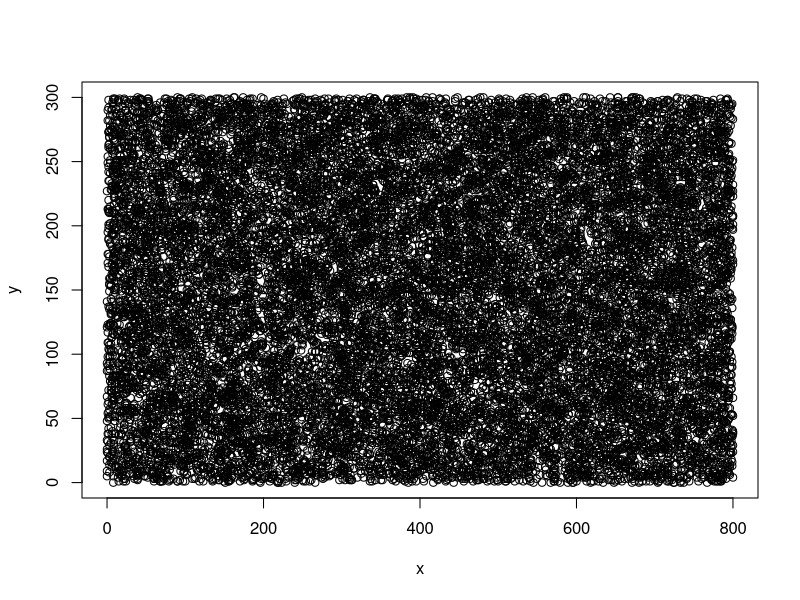

Reproduce this figure in R. (Note: this script raises an error after producing the figure.)
# "subtree" fuel category - trees under DBH
library(tidyverse)
library(cowplot)
theme_set(theme_cowplot())
library(here)

subtree <- read.csv(here("data/herb.csv"))

# filtering out everything below DBH
subtree <- subtree %>%
  filter(HEIGHT_M <1.37) %>%
  rename("BD" = "DBH_CM")

unique(subtree$SPP)

# adding expansion factor
subtree$m2 <- 9 # default is measuring 3 x 3 square meters

subtree$m2[subtree$PLOT == "15_3"] <- 25
subtree$m2[subtree$PLOT == "17_3"] <- 25
subtree$m2[subtree$PLOT == "32_2"] <- 100
subtree$m2[subtree$PLOT == "52_1"] <- 100
subtree$m2[subtree$PLOT == "40_2"] <- 100
subtree$m2[subtree$PLOT == "55_3"] <- 100
subtree$m2[subtree$PLOT == "10_0"] <- 100
subtree$m2[subtree$PLOT == "33_1"] <- 100

# Density ##################################################
  # mean number of subtrees per plot
    meantree3 <- subtree %>%
      filter(TREAT == 3) %>%
      group_by(PLOT) %>%
      summarise(n = n(), m2 = unique(m2))

# scaling to landscape level
  meantree3$n_m2 <- round(meantree3$n / meantree3$m2) 

  meantree3$n_plot <- round(meantree3$n_m2 * 400)
  
  round(mean(meantree3$n_plot)) # 3323
  
  meantree3$n_landscape <- round(meantree3$n_m2 * 2400) #19938
  
  #  generating point cloud  
  x <- round(runif(round(mean(meantree3$n_landscape)), 0, 800))
  y <- round(runif(round(mean(meantree3$n_landscape)), 0, 300))
  
   system.time(plot(x,y))
  
  system.time(loc <- cbind(x,y))
  system.time(loc <- as.data.frame(loc))
  
  ## Marks ####################
  
  ### Species ###############################
  # average number per species within plot
  meantreespp3 <- subtree %>% 
    filter(TREAT == 3) %>%
    group_by(PLOT, SPP) %>% # group by plot / spp
    summarise(n = n()) %>% # counts number of spp within plot
    group_by(SPP) %>% # groups by spp only
    summarise(AV = round(mean(n))) # average of count
  meantreespp3$prob <- meantreespp3$AV / sum(meantreespp3$AV)# can't use 119 # doesn't add to 1
  sum(meantreespp3$prob) # checking if it adds to 1
  
  loc$SPP <- simple_ra(N = length(loc$y), 
                       prob_each = meantreespp3$prob,
                       conditions = meantreespp3$SPP) # names
  
  rm(meantreespp3)
  
  ### Live / Dead #############################
  subtree$LIVE_DEAD <- NA
  subtree$LIVE_DEAD[subtree$CANOPY > 0] <- "LIVE"
  subtree$LIVE_DEAD[subtree$CANOPY == 0] <- "DEAD"
  
  meanCan3 <- subtree %>% 
    filter(TREAT == 3) %>% 
    filter(CANOPY != "NA") %>%
    group_by(PLOT, SPP, LIVE_DEAD) %>% # group by plot / spp
    summarise(n = n()) %>% # counts number of spp within plot
    complete(expand(subtree, LIVE_DEAD), fill = list(n = 0 )) %>%
    filter(LIVE_DEAD != "NA") %>%
    pivot_wider(names_from = LIVE_DEAD, values_from = n)
  
  meanCan3$tot <- meanCan3$LIVE + meanCan3$DEAD
  
  meanCan3$prob <- NA
  meanCan3$prob <- round(meanCan3$LIVE / meanCan3$tot, digits = 2)
  
  meanCan3 <- meanCan3 %>%
    group_by(SPP) %>%
    summarise(mean(prob))
  
  pime_loc <- loc %>% 
    filter(SPP == "PIME") 
  pime_loc$LIVE_DEAD <- simple_ra(N = nrow(pime_loc),
                                  prob = meanCan3$prob[meanCan3$SPP == "PIME"],
                                  conditions = c(1,0))
  bene_loc <- loc %>% 
    filter(SPP == "BENE") 
  bene_loc$LIVE_DEAD <- simple_ra(N = nrow(bene_loc),
                                  prob_each = meanCan3$prob[meanCan3$SPP == "BENE"],
                                  conditions = c(1,0))
  potr_loc <- loc %>% 
    filter(SPP == "POTR") 
  potr_loc$LIVE_DEAD <- simple_ra(N = nrow(potr_loc),
                                  prob_each = meanCan3$prob[meanCan3$SPP == "POTR"],
                                  conditions = c(1,0))
  alcr_loc <- loc %>% 
    filter(SPP == "ALCR") 
  alcr_loc$LIVE_DEAD <- simple_ra(N = nrow(alcr_loc),
                                  prob_each = meanCan3$prob[meanCan3$SPP == "ALCR"],
                                  conditions = c(1,0))
  salix_loc <- loc %>% 
    filter(SPP == "SALIX") 
  salix_loc$LIVE_DEAD <- simple_ra(N = nrow(salix_loc),
                                   prob_each = meanCan3$prob[meanCan3$SPP == "SALIX"],
                                   conditions = c(1,0))
  # arcto_loc <- loc %>% 
  # filter(SPP == "ARCTO") 
  # arcto_loc$LIVE_DEAD <- simple_ra(N = nrow(arcto_loc),
  # prob_each = c(meanCan3$prob[meanCan3$SPP == "ARCTO"],
  #               1 - meanCan3$prob[meanCan3$SPP == "ARCTO"]),
  # conditions = c(1,0))
  loc <- rbind(pime_loc, bene_loc, potr_loc, salix_loc, alcr_loc)
  
  rm(pime_loc, bene_loc, potr_loc, salix_loc, alcr_loc,
     meanCan3)
  
  ### Height ##################################   
  # what's the average height per species within 1x burns
  height <- subtree %>% 
    filter(TREAT == 3) %>%
    filter(HEIGHT_M != "NA") %>% 
    filter(SPP != "PIGL") %>%
    group_by(SPP, LIVE_DEAD) %>%
    summarise(AV = mean(HEIGHT_M), SD = sd(HEIGHT_M)) %>%
    ungroup() %>%
    complete(SPP,LIVE_DEAD) %>%
    filter(LIVE_DEAD != "NA")
  
  # No dead alcr or aspen in these plots, so they don't have heights
  # assigning the same mean and sd as the live trees
  
  height$AV[3] <- height$AV[4]
  height$SD[3] <- height$SD[4] # arcto 
  
  height$AV[9] <- height$AV[10] # poba
  height$SD[9] <- height$SD[10]
  
  height$AV[7] <- height$AV[8] # poba
  height$SD[7] <- height$SD[8]
  
  #### Assigning heights ################
  # initializing column
  loc$HEIGHT_M <- 0
  
  ##### Birch 
  bene_loc <- loc %>%
    filter(SPP == "BENE")
  bene_height <- height %>%
    filter(SPP == "BENE")
  bene_loc$HEIGHT_M[bene_loc$LIVE_DEAD== 0] <- rtruncnorm(round(mean(meantree3$n_landscape)), 
                                                          a = 0, mean = bene_height$AV[bene_height$LIVE_DEAD=="DEAD"],
                                                          sd = bene_height$SD[bene_height$LIVE_DEAD=="DEAD"])
  bene_loc$HEIGHT_M[bene_loc$LIVE_DEAD== 1] <- rtruncnorm(round(mean(meantree3$n_landscape)), 
                                                          a = 0, mean = bene_height$AV[bene_height$LIVE_DEAD=="LIVE"],
                                                          sd = bene_height$SD[bene_height$LIVE_DEAD=="LIVE"])
  ##### Aspen
  potr_loc <- loc %>%
    filter(SPP == "POTR")
  potr_height <- height %>%
    filter(SPP == "POTR")
  potr_loc$HEIGHT_M[potr_loc$LIVE_DEAD== 0] <- rtruncnorm(round(mean(meantree3$n_landscape)), 
                                                          a = 0, mean = potr_height$AV[potr_height$LIVE_DEAD=="DEAD"],
                                                          sd = potr_height$SD[potr_height$LIVE_DEAD=="DEAD"])
  potr_loc$HEIGHT_M[potr_loc$LIVE_DEAD== 1] <- rtruncnorm(round(mean(meantree3$n_landscape)), 
                                                          a = 0, mean = potr_height$AV[potr_height$LIVE_DEAD=="LIVE"],
                                                          sd = potr_height$SD[potr_height$LIVE_DEAD=="LIVE"])
  ##### Spruce
  pime_loc <- loc %>%
    filter(SPP == "PIME")
  pime_height <- height %>%
    filter(SPP == "PIME")
  pime_loc$HEIGHT_M[pime_loc$LIVE_DEAD== 0] <- rtruncnorm(round(mean(meantree3$n_landscape)), 
                                                          a = 0, mean = pime_height$AV[pime_height$LIVE_DEAD=="DEAD"],
                                                          sd = pime_height$SD[pime_height$LIVE_DEAD=="DEAD"])
  pime_loc$HEIGHT_M[pime_loc$LIVE_DEAD== 1] <- rtruncnorm(round(mean(meantree3$n_landscape)), 
                                                          a = 0, mean = pime_height$AV[pime_height$LIVE_DEAD=="LIVE"],
                                                          sd = pime_height$SD[pime_height$LIVE_DEAD=="LIVE"])
  ##### Alder 
  alcr_loc <- loc %>%
    filter(SPP == "ALCR")
  alcr_height <- height %>%
    filter(SPP == "ALCR")
  alcr_loc$HEIGHT_M[alcr_loc$LIVE_DEAD== 0] <- rtruncnorm(round(mean(meantree3$n_landscape)), 
                                                          a = 0, mean = alcr_height$AV[alcr_height$LIVE_DEAD=="DEAD"],
                                                          sd = alcr_height$SD[alcr_height$LIVE_DEAD=="DEAD"])
  alcr_loc$HEIGHT_M[alcr_loc$LIVE_DEAD== 1] <- rtruncnorm(round(mean(meantree3$n_landscape)), 
                                                          a = 0, mean = alcr_height$AV[alcr_height$LIVE_DEAD=="LIVE"],
                                                          sd = alcr_height$SD[alcr_height$LIVE_DEAD=="LIVE"])
  
  # loc$HEIGHT_M[loc$SPP=="ARCTO"] <- rtruncnorm(round(mean(meantree3$n)), a = 0,mean = height$AV[height$SPP == "ARCTO"],
  #       sd = height$SD[height$SPP == "ARCTO"])
  ##### Willow 
  salix_loc <- loc %>%
    filter(SPP == "SALIX")
  salix_height <- height %>%
    filter(SPP == "SALIX")
  salix_loc$HEIGHT_M[salix_loc$LIVE_DEAD== 0] <- rtruncnorm(round(mean(meantree3$n_landscape)), 
                                                            a = 0, mean = salix_height$AV[salix_height$LIVE_DEAD=="DEAD"],
                                                            sd = salix_height$SD[salix_height$LIVE_DEAD=="DEAD"])
  salix_loc$HEIGHT_M[salix_loc$LIVE_DEAD== 1] <- rtruncnorm(round(mean(meantree3$n_landscape)), 
                                                            a = 0, mean = salix_height$AV[salix_height$LIVE_DEAD=="LIVE"],
                                                            sd = salix_height$SD[salix_height$LIVE_DEAD=="LIVE"])
  
  loc <- rbind(pime_loc, bene_loc, potr_loc, salix_loc, alcr_loc)
  
  rm(pime_loc, bene_loc, potr_loc, salix_loc, alcr_loc,
     height)
  rm(bene_height, potr_height, pime_height, salix_height, alcr_height)
  
  loc$HEIGHT_M <- round(loc$HEIGHT_M, digits = 2)
  hist(loc$HEIGHT_M)
  
  ### Biomass #########################
  #### assigning BDs ##################################
  sub_assign <- subtree %>%
    filter(TREAT == 3) %>%
    filter(!is.na(LIVE_DEAD)) %>%
    filter(SPP != "PIGL") %>%
    group_by(SPP, LIVE_DEAD) %>%
    summarise(AV = mean(BD), SD = sd(BD)) %>%
    ungroup() %>%
    complete(SPP,LIVE_DEAD) %>%
    filter(LIVE_DEAD != "NA")
  
  sub_assign$AV[7] <- sub_assign$AV[8]
  sub_assign$SD[7] <- sub_assign$SD[8]
  
  sub_assign$AV[3] <- sub_assign$AV[4]
  sub_assign$SD[3] <- sub_assign$SD[4]
  
  sub_assign$AV[9] <- sub_assign$AV[10]
  sub_assign$SD[9] <- sub_assign$SD[10]
  
  sub_assign$AV[12] <- sub_assign$AV[11]
  sub_assign$SD[12] <- sub_assign$SD[11]
  
  ##### Birch 
  bene_loc <- loc %>%
    filter(SPP == "BENE")
  bene_dbh <- sub_assign %>%
    filter(SPP == "BENE")
  bene_loc$BD[bene_loc$LIVE_DEAD== 0] <- rtruncnorm(round(mean(meantree3$n_landscape)), 
                                                        a = 0, mean = bene_dbh$AV[bene_dbh$LIVE_DEAD=="DEAD"],
                                                        sd = bene_dbh$SD[bene_dbh$LIVE_DEAD=="DEAD"])
  bene_loc$BD[bene_loc$LIVE_DEAD== 1] <- rtruncnorm(round(mean(meantree3$n_landscape)), 
                                                        a = 0, mean = bene_dbh$AV[bene_dbh$LIVE_DEAD=="LIVE"],
                                                        sd = bene_dbh$SD[bene_dbh$LIVE_DEAD=="LIVE"])
  ##### Aspen 
  potr_loc <- loc %>%
    filter(SPP == "POTR")
  potr_dbh <- sub_assign %>%
    filter(SPP == "POTR")
  potr_loc$BD[potr_loc$LIVE_DEAD== 0] <- rtruncnorm(round(mean(meantree3$n_landscape)), 
                                                        a = 0, mean = potr_dbh$AV[potr_dbh$LIVE_DEAD=="DEAD"],
                                                        sd = potr_dbh$SD[potr_dbh$LIVE_DEAD=="DEAD"])
  potr_loc$BD[potr_loc$LIVE_DEAD== 1] <- rtruncnorm(round(mean(meantree3$n_landscape)), 
                                                        a = 0, mean = potr_dbh$AV[potr_dbh$LIVE_DEAD=="LIVE"],
                                                        sd = potr_dbh$SD[potr_dbh$LIVE_DEAD=="LIVE"])
  
  ##### Spruce 
  pime_loc <- loc %>%
    filter(SPP == "PIME")
  pime_dbh <- sub_assign %>%
    filter(SPP == "PIME")
  pime_loc$BD[pime_loc$LIVE_DEAD== 0] <- rtruncnorm(round(mean(meantree3$n_landscape)), 
                                                        a = 0, mean = pime_dbh$AV[pime_dbh$LIVE_DEAD=="DEAD"],
                                                        sd = pime_dbh$SD[pime_dbh$LIVE_DEAD=="DEAD"])
  pime_loc$BD[pime_loc$LIVE_DEAD== 1] <- rtruncnorm(round(mean(meantree3$n_landscape)), 
                                                        a = 0, mean = pime_dbh$AV[pime_dbh$LIVE_DEAD=="LIVE"],
                                                        sd = pime_dbh$SD[pime_dbh$LIVE_DEAD=="LIVE"])
  ##### Alder 
  alcr_loc <- loc %>%
    filter(SPP == "ALCR")
  alcr_dbh <- sub_assign %>%
    filter(SPP == "ALCR")
  alcr_loc$BD[alcr_loc$LIVE_DEAD== 0] <- rtruncnorm(round(mean(meantree3$n_landscape)), 
                                                        a = 0, mean = alcr_dbh$AV[alcr_dbh$LIVE_DEAD=="DEAD"],
                                                        sd = alcr_dbh$SD[alcr_dbh$LIVE_DEAD=="DEAD"])
  alcr_loc$BD[alcr_loc$LIVE_DEAD== 1] <- rtruncnorm(round(mean(meantree3$n_landscape)), 
                                                        a = 0, mean = alcr_dbh$AV[alcr_dbh$LIVE_DEAD=="LIVE"],
                                                        sd = alcr_dbh$SD[alcr_dbh$LIVE_DEAD=="LIVE"])
  
  # loc$BD[loc$SPP=="ARCTO"] <- rtruncnorm(round(mean(meantree3$n)), a = 0,mean = dbh_assign$AV[dbh_assign$SPP == "ARCTO"],
  #       sd = dbh_assign$SD[dbh_assign$SPP == "ARCTO"])
  
  ##### Willow 
  salix_loc <- loc %>%
    filter(SPP == "SALIX")
  salix_dbh <- sub_assign %>%
    filter(SPP == "SALIX")
  salix_loc$BD[salix_loc$LIVE_DEAD== 0] <- rtruncnorm(round(mean(meantree3$n_landscape)), 
                                                          a = 0, mean = salix_dbh$AV[salix_dbh$LIVE_DEAD=="DEAD"],
                                                          sd = salix_dbh$SD[salix_dbh$LIVE_DEAD=="DEAD"])
  salix_loc$BD[salix_loc$LIVE_DEAD== 1] <- rtruncnorm(round(mean(meantree3$n_landscape)), 
                                                          a = 0, mean = salix_dbh$AV[salix_dbh$LIVE_DEAD=="LIVE"],
                                                          sd = salix_dbh$SD[salix_dbh$LIVE_DEAD=="LIVE"])
  
  loc <- rbind(pime_loc, bene_loc, potr_loc, salix_loc, alcr_loc)
  
  rm(pime_dbh, potr_dbh, alcr_dbh, salix_dbh, bene_dbh)
  rm(pime_loc, potr_loc, alcr_loc, salix_loc, bene_loc,
     sub_assign)
  
  #### Stem ############################### # ONLY WANT FOLIAGE FOR SUBTREE
  # loc$STEM_BIOMASS <- 0
  # loc$STEM_BIOMASS[loc$SPP == "PIME"] <-  117.91*(loc$DBH[loc$SPP == "PIME"]^1.99) # Alexander et al. 2012
  # loc$STEM_BIOMASS[loc$SPP == "POTR"] <-  64.01*(loc$DBH[loc$SPP == "POTR"]^2.51) # Alexander et al. 2012
  # loc$STEM_BIOMASS[loc$SPP == "BENE"] <-  147.96*(loc$DBH[loc$SPP == "BENE"]^2.25) # Alexander et al. 2012
  # loc$STEM_BIOMASS[loc$SPP == "ALCR"] <-  exp(4.5 + 2.3*log(loc$DBH[loc$SPP == "ALCR"])) # Binkley et al. 1984
  # loc$STEM_BIOMASS[loc$SPP == "SALIX"] <- 10^(2.167 + 1.03*log10(loc$DBH[loc$SPP == "SALIX"])) # Bond-Lamberty et al. 2002
  
  # biomass_stem <- dbh %>% 
  #   filter(TREAT == 1) %>%
  #   group_by(SPP) %>%
  #   summarise(AV = mean(STEM_BIOMASS), SD = sd(STEM_BIOMASS)) 
  # 
  # loc$STEM_BIOMASS[loc$SPP=="BENE"] <- rtruncnorm(round(mean(meantree3$n_landscape)),a = 0, mean = biomass_stem$AV[biomass_stem$SPP == "BENE"],
  #                                           sd = biomass_stem$SD[biomass_stem$SPP == "BENE"])
  # loc$STEM_BIOMASS[loc$SPP=="POTR"] <- rtruncnorm(round(mean(meantree3$n_landscape)), a = 0, mean = biomass_stem$AV[biomass_stem$SPP == "POTR"],
  #                                           sd = biomass_stem$SD[biomass_stem$SPP == "POTR"])
  # loc$STEM_BIOMASS[loc$SPP=="PIME"] <- rtruncnorm(round(mean(meantree3$n_landscape)), a = 0, mean = biomass_stem$AV[biomass_stem$SPP == "PIME"],
  #                                           sd = biomass_stem$SD[biomass_stem$SPP == "PIME"])
  # loc$STEM_BIOMASS[loc$SPP=="ALCR"] <- rtruncnorm(round(mean(meantree3$n_landscape)), a =0, mean = biomass_stem$AV[biomass_stem$SPP == "ALCR"],
  #                                           sd = biomass_stem$SD[biomass_stem$SPP == "ALCR"])
  # #loc$STEM_BIOMASS[loc$SPP=="ARCTO"] <- rtruncnorm(round(mean(meantree3$n)), a = 0,mean = biomass_stem$AV[biomass_stem$SPP == "ARCTO"],
  #                                           # sd = biomass_stem$SD[biomass_stem$SPP == "ARCTO"])
  # loc$STEM_BIOMASS[loc$SPP=="SALIX"] <- rtruncnorm(round(mean(meantree3$n_landscape)), a = 0, mean = biomass_stem$AV[biomass_stem$SPP == "SALIX"],
  #                                            sd = biomass_stem$SD[biomass_stem$SPP == "SALIX"])
  # #### Foliage ####################
  loc$FOL_BIOMASS <- 0
  loc$FOL_BIOMASS[loc$SPP == "PIME"] <- 10^(3.016 + 0.680*(log10(loc$BD[loc$SPP == "PIME"])) + -0.02*(15) + 0.017*(log10(loc$BD[loc$SPP == "PIME"])*15)) * 1.08
  loc$FOL_BIOMASS[loc$SPP == "POTR"] <- 10^(1.961 + 0.909*(log10(loc$BD[loc$SPP == "POTR"])) + -0.023*(15) + 0.021*(log10(loc$BD[loc$SPP == "POTR"])*15)) * 1.121
  loc$FOL_BIOMASS[loc$SPP == "BENE"] <- 10^(2.253 + 0*(log10(loc$BD[loc$SPP == "BENE"])) + -0.055*(15)) * 1.03
  loc$FOL_BIOMASS[loc$SPP == "ALCR"] <-  10^(1.82 + 2.38*log10(loc$BD[loc$SPP == "ALCR"])) # Binkley et al. 1984
  loc$FOL_BIOMASS[loc$SPP == "SALIX"] <- 10^(2.023 + 1.065*log10(loc$BD[loc$SPP == "SALIX"])) # Bond-Lamberty et al. 2002
  
  # biomass_fol <- dbh %>% 
  #   filter(TREAT == 1) %>%
  #   group_by(SPP) %>%
  #   summarise(AV = mean(FOL_BIOMASS), SD = sd(FOL_BIOMASS)) 
  # 
  # loc$FOL_BIOMASS[loc$SPP=="BENE"] <- rtruncnorm(round(mean(meantree3$n_landscape)),a = 0, mean = biomass_fol$AV[biomass_fol$SPP == "BENE"],
  #                                                 sd = biomass_fol$SD[biomass_fol$SPP == "BENE"])
  # loc$FOL_BIOMASS[loc$SPP=="POTR"] <- rtruncnorm(round(mean(meantree3$n_landscape)), a = 0, mean = biomass_fol$AV[biomass_fol$SPP == "POTR"],
  #                                                 sd = biomass_fol$SD[biomass_fol$SPP == "POTR"])
  # loc$FOL_BIOMASS[loc$SPP=="PIME"] <- rtruncnorm(round(mean(meantree3$n_landscape)), a = 0, mean = biomass_fol$AV[biomass_fol$SPP == "PIME"],
  #                                                 sd = biomass_fol$SD[biomass_fol$SPP == "PIME"])
  # loc$FOL_BIOMASS[loc$SPP=="ALCR"] <- rtruncnorm(round(mean(meantree3$n_landscape)), a =0, mean = biomass_fol$AV[biomass_fol$SPP == "ALCR"],
  #                                                 sd = biomass_fol$SD[biomass_fol$SPP == "ALCR"])
  # #loc$FOL_BIOMASS[loc$SPP=="ARCTO"] <- rtruncnorm(round(mean(meantree3$n)), a = 0,mean = biomass_fol$AV[biomass_fol$SPP == "ARCTO"],
  # # sd = biomass_fol$SD[biomass_fol$SPP == "ARCTO"])
  # loc$FOL_BIOMASS[loc$SPP=="SALIX"] <- rtruncnorm(round(mean(meantree3$n_landscape)), a = 0, mean = biomass_fol$AV[biomass_fol$SPP == "SALIX"],
  #                                                  sd = biomass_fol$SD[biomass_fol$SPP == "SALIX"])
  # 
  # rm(biomass_fol, biomass_stem)  
  # setting dead trees to have foliar biomass = 0
  loc$FOL_BIOMASS[loc$LIVE_DEAD ==0] <- 0
  # 
  
  ### Crown Width #####################################
  
  loc$CROWN_WIDTH <- 2*(sqrt(loc$FOL_BIOMASS / pi * loc$HEIGHT))
  
  loc$CROWN_WIDTH[loc$LIVE_DEAD == 0] <- 0
  
  ### Crown Base Height ######################################
  ## assuming 0 for now
  
  loc$CROWN_BASE_HEIGHT <- 0
  
  ## Exporting ##############################################
  
  # tree_input <- loc[sample(nrow(loc), 100),]
  # 
  # write.csv(tree_input, here("data/output/tree_input100.csv"), row.names = F)
  # 
  # rm(tree_input)
  
  #Assume that our 'area of interest' for collecting fire behavior data is in a subset of the 1000 m x 400 m domain
  # AOI: x{400,600}, y{100,300}
  # Each tree will also need a unique identifier
  # NOT tracking dead trees
  
  # dbh from cm to m
  loc$DBH_M <- NA
  loc$DBH_M <- loc$BD / 100
  
  loc$CROWN_WIDTH_M <-loc$CROWN_WIDTH * 100
  
  trees <- mutate(loc,
                  export = if_else((x >= 525 & x <= 600 & y >= 125 & y<=200 & LIVE_DEAD == 1),
                                   TRUE, FALSE)) %>%
    group_by(export) %>%
    mutate(id =  row_number())
  
  length(which(trees$export == "TRUE")) # 4340# can do 4096 total
  
  ggplot(trees, aes(x,y,col=export)) + geom_point() + coord_equal()
  
  #Make tree list ready for WFDS
  
  
  
  trees_WFDS = mutate(trees,
                      wfds_canopy = if_else(LIVE_DEAD==0, "", 
                                            paste0("&TREE XYZ=", round(x,1), ",", round(y,1),
                                                   ",0,PART_ID='TREE',FUEL_GEOM='CYLINDER',CROWN_WIDTH=", round(CROWN_WIDTH_M,1),
                                                   ",CROWN_BASE_HEIGHT=", round(CROWN_BASE_HEIGHT,1),
                                                   ",TREE_HEIGHT=", round(HEIGHT_M,1),
                                                   ",OUTPUT_TREE=.", export,
                                                   ".,LABEL='", paste0('tree',id), "' /")),
                      wfds_stem = if_else(CROWN_BASE_HEIGHT==0, '', 
                                          paste0("&TREE XYZ=",round(x,1), ",", round(y,1),
                                                 ",0,PART_ID='TRUNK',FUEL_GEOM='CYLINDER',CROWN_WIDTH=",round(DBH_M/100,1),
                                                 ",CROWN_BASE_HEIGHT=0",
                                                 ",TREE_HEIGHT=",CROWN_BASE_HEIGHT,"/"
                                          ))
  )
  
  write.csv(trees_WFDS, here("data/output/subtree/subtree_WFDS_3x.csv"), row.names = FALSE)
  
  #Note that all trees get labelled but only those trees in the area of interest (where export == TRUE)
  # will actually have their heating and mass tracked
  #Also, length units are in meters so dbh, commonly measured in cm, are expressed in m.
  
  